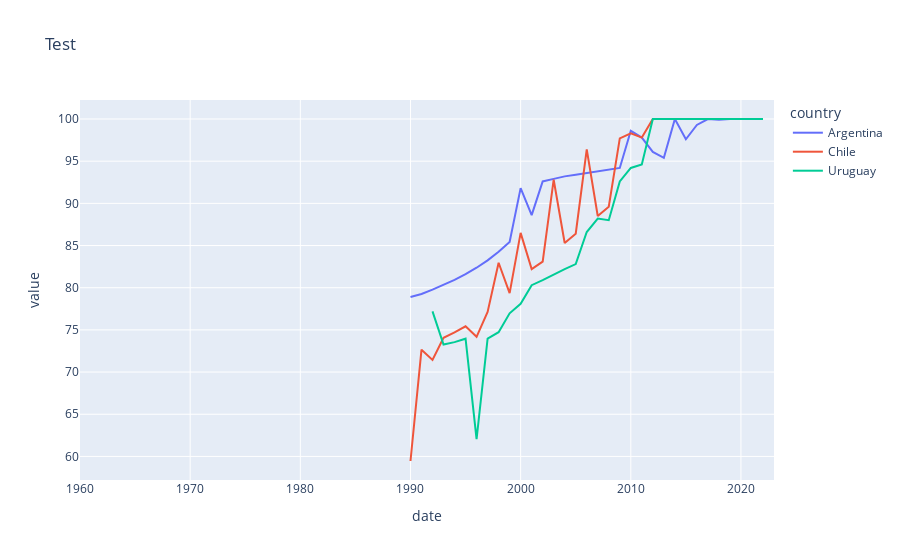

Notebook code for this chart:
### Code cell
# this is extra code left over from playing around, for now
vars4 = {"EG.ELC.ACCS.RU.ZS":"Investigation"}

#BLA is all of Latin America and the Caribbean

scone=["BLA","CHL","ARG","URY"]
viet=["VNM","BRA"]

chldlabor = wbdata.get_dataframe(vars4,country=scone,parse_dates=True).squeeze().unstack('country')

chldlabor.plot(title="Test")
